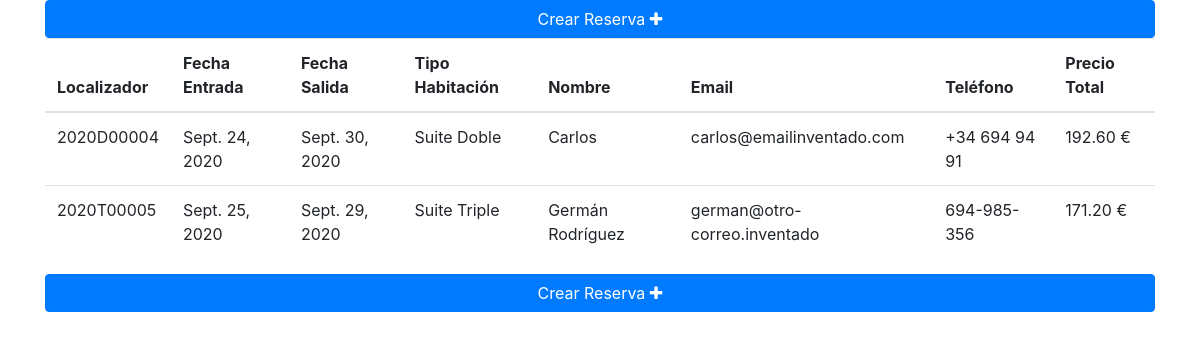
The page / on the database its author committed.
### buscadorApp/models/reserva.py (models this page shows)
class Reserva(models.Model):
    id = models.AutoField(primary_key=True)
    localizador = models.CharField(max_length=15, null=False)
    fecha_entrada = models.DateField(null=False)
    fecha_salida = models.DateField(null=False)
    tipo_habitacion = models.ForeignKey(habitacion.Habitacion, on_delete=models.CASCADE, null=False)
    n_huespedes = models.IntegerField(null=False)
    huesped_nombre = models.CharField(max_length=100, null=False)
    huesped_email = models.EmailField(max_length=100, null=False)
    huesped_telefono = models.CharField(max_length=30, null=False)
    precio_total = models.FloatField()

### buscadorApp/models/habitacion.py (models this page shows)
class Habitacion(models.Model):
    id = models.AutoField(primary_key=True)
    tipo = models.CharField(max_length=15)
    precio = models.FloatField(default=0)
    n_habitaciones = models.IntegerField(default=0)
    capacidad = models.IntegerField(default=0)

### buscadorApp/views.py (the view)
# urls.py: path('', views.lista_reservas, name='lista_reservas'),
def lista_reservas(request):
    context = {
        'reservas': Reserva.objects.all()
    }
    return render(request, 'lista_reservas.html', context)

### buscadorApp/templates/lista_reservas.html (shortened to what this page needs)
{% extends "base.html" %}
{% block body %}
<a href="{% url 'elegir_fecha' %}" class="btn btn-block btn-primary">Crear Reserva <i class="fa fa-plus"></i></a>
<table class="table talbe-stripped">
    <thead>
        <tr>
            <th>Localizador</th>
            <th>Fecha Entrada</th>
            <th>Fecha Salida</th>
            <th>Tipo Habitación</th>
            <th>Nombre</th>
            <th>Email</th>
            <th>Teléfono</th>
            <th>Precio Total</th>
        </tr>
    </thead>
    <tbody>
        {% for r in reservas %}
        <tr>
            <td>{{ r.localizador }}</td>
            <td>{{ r.fecha_entrada }}</td>
            <td>{{ r.fecha_salida }}</td>
            <td>Suite {{ r.tipo_habitacion.tipo }}</td>
            <td>{{ r.huesped_nombre }}</td>
            <td>{{ r.huesped_email }}</td>
            <td>{{ r.huesped_telefono }}</td>
            <td>{{ r.precio_total|floatformat:2 }} €</td>
        </tr>
        {% endfor %}
    </tbody>
</table>
<a href="{% url 'elegir_fecha' %}" class="btn btn-block btn-primary">Crear Reserva <i class="fa fa-plus"></i></a>
{% endblock %}

### buscadorApp/templates/base.html (shortened to what this page needs)
<!DOCTYPE html>
<html lang="en">
<head>
    <link rel="stylesheet" href="https://stackpath.bootstrapcdn.com/bootstrap/4.5.2/css/bootstrap.min.css"
>
    <link rel="stylesheet" href="https://stackpath.bootstrapcdn.com/font-awesome/4.7.0/css/font-awesome.min.css"
>
    <link rel="stylesheet"
        href="https://cdnjs.cloudflare.com/ajax/libs/bootstrap-datepicker/1.9.0/css/bootstrap-datepicker.min.css"
 />
</head>
<body>
    <div class="container">
        {% block body %}{% endblock %}
    </div>
</body>
</html>

### rows shown on the page
Reserva: localizador "2020D00004", fecha_entrada "Sept. 24, 2020", fecha_salida "Sept. 30, 2020", tipo_habitacion.tipo "Doble", huesped_nombre "Carlos", huesped_email "carlos@emailinventado.com", huesped_telefono "+34 694 94 91", precio_total "192.60"
Reserva: localizador "2020T00005", fecha_entrada "Sept. 25, 2020", fecha_salida "Sept. 29, 2020", tipo_habitacion.tipo "Triple", huesped_nombre "Germán Rodríguez", huesped_email "german@otro-correo.inventado", huesped_telefono "694-985-356", precio_total "171.20"
